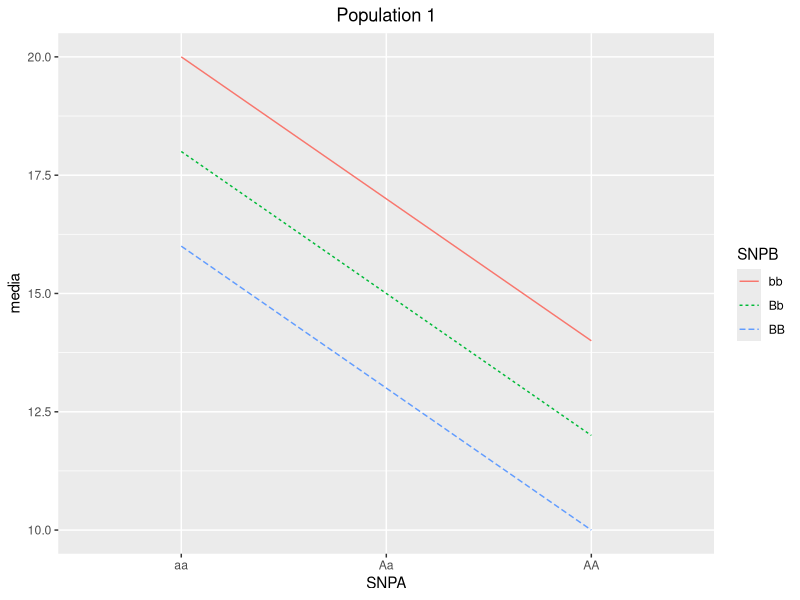
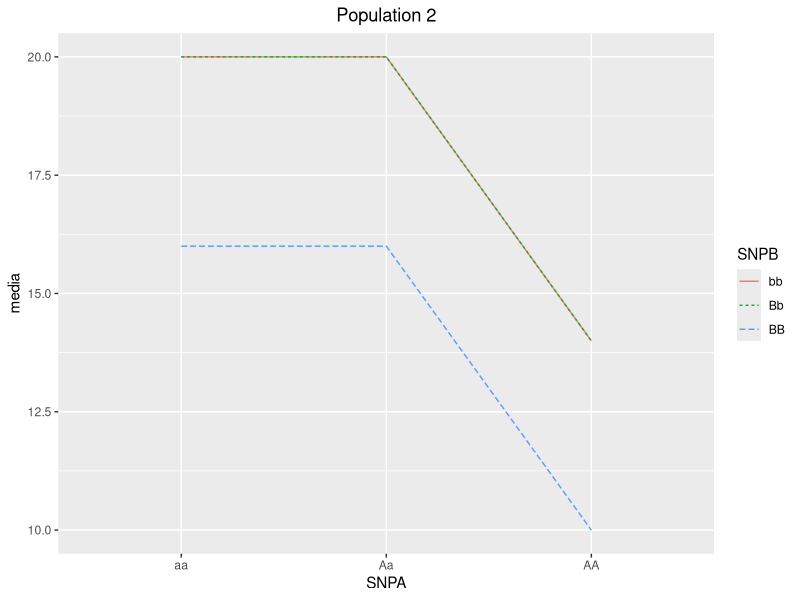
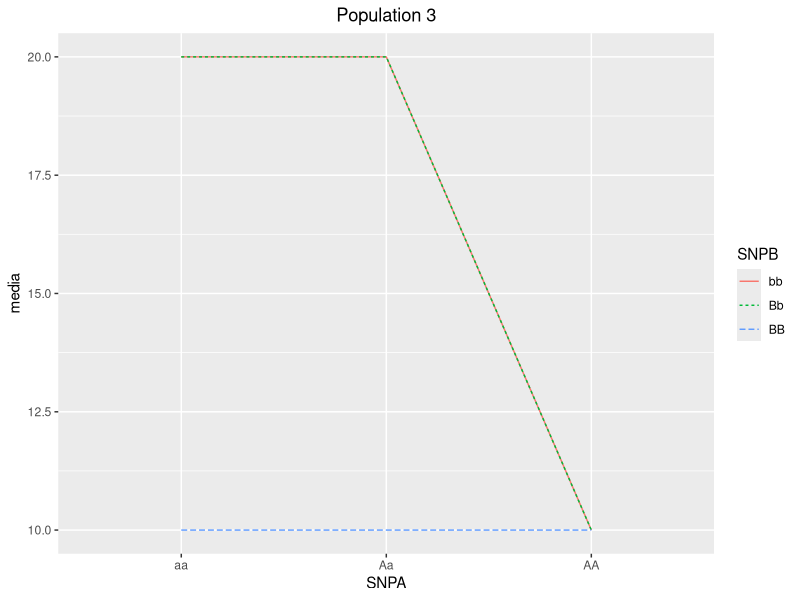
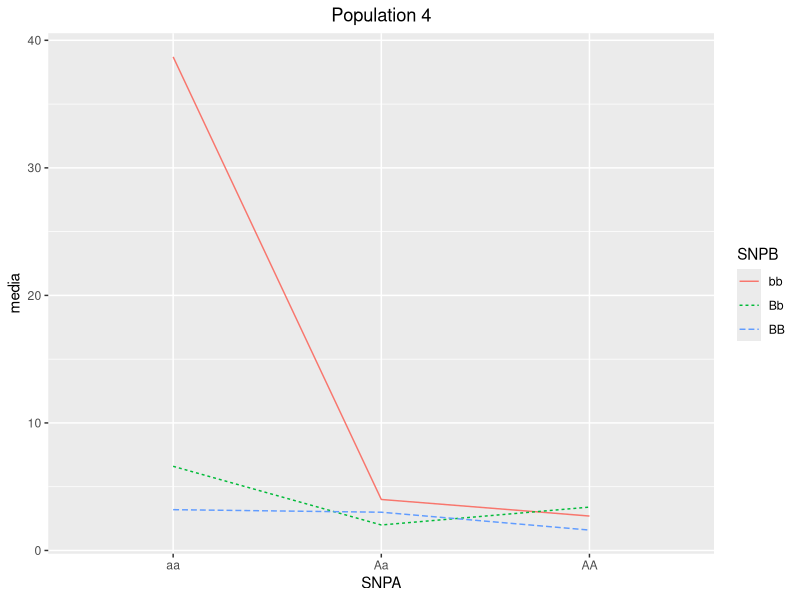
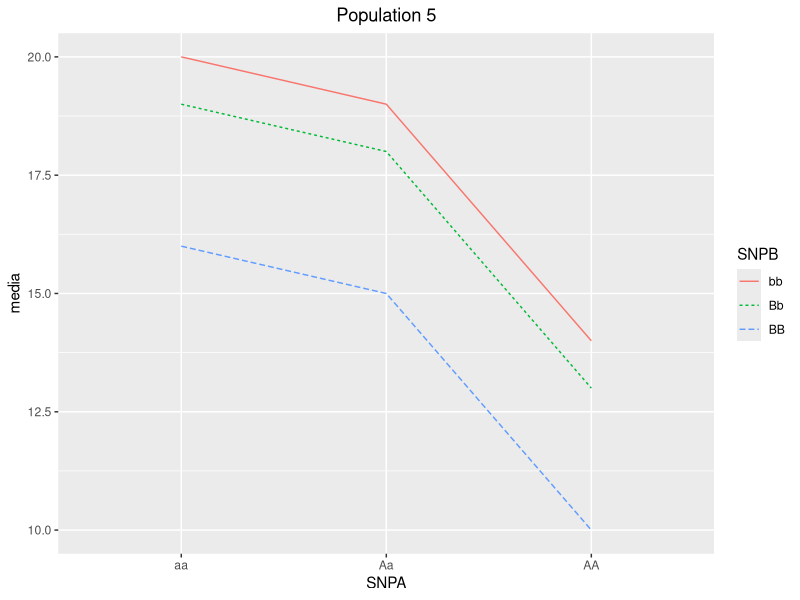
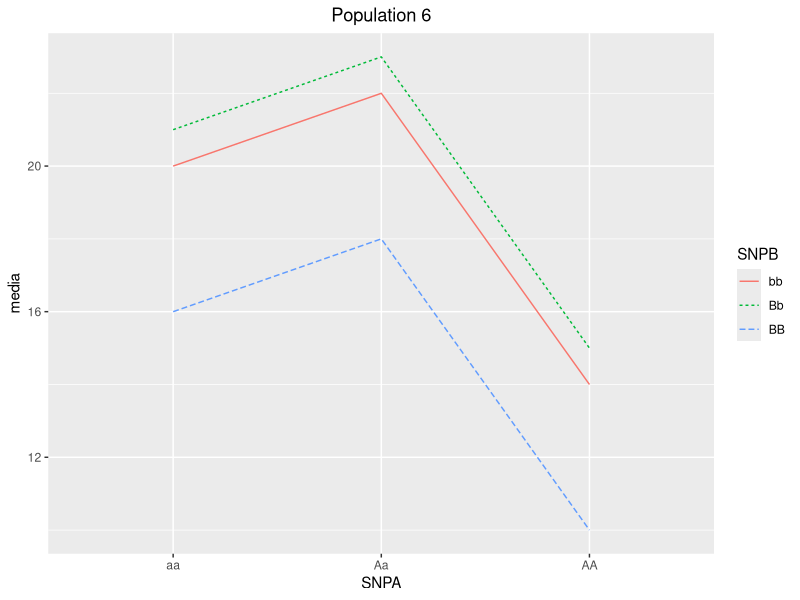
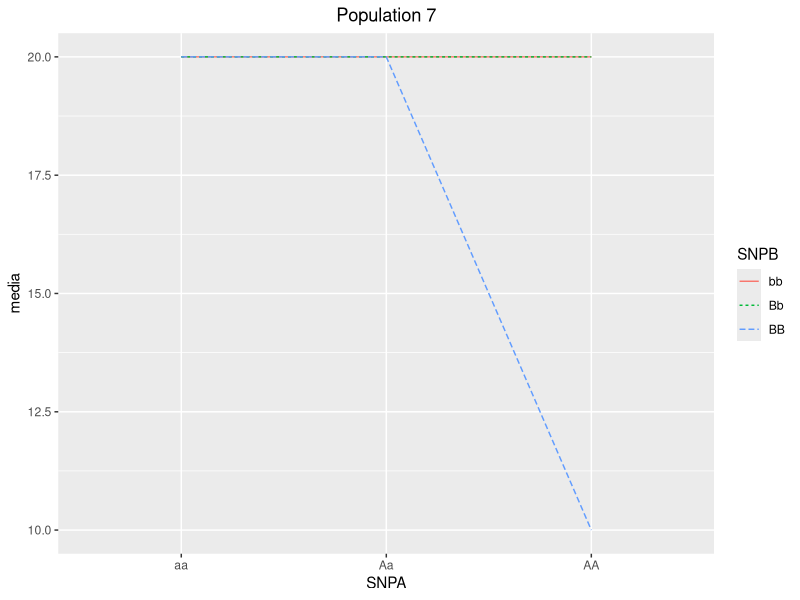

Reproduce these figures in R, in order.
## ---- chunk 1
library(rmarkdown)
## ---- chunk 2
library(reshape2)
## ---- chunk 3
#Genótipos
SNPA = c(rep(c("aa", "Aa", "AA"), 21))
SNPB = c(rep(c("bb", "Bb", "BB"), 21))

#vamos colocar os dados das sete populacoes num dataframe
# dados <- data.frame(P = c(rep(seq(1,7), each = 9)),
#                 value =  c(20, 18, 16, 17, 15, 13, 14, 12, 10,
#                            20, 20, 16, 20, 20, 16, 14, 14, 10,
#                            20, 20, 10, 20, 20, 10, 10, 10, 10,
#                            38.7, 6.6, 3.2, 4.0, 2.0, 3.0, 2.7, 3.4, 1.6,
#                            20, 19, 16, 19, 18, 15, 14, 13, 10,
#                            20, 21, 16, 22, 23, 18, 14, 15, 10,
#                            20, 20, 20, 20, 20, 20, 20, 20, 10),
#                 SNPA = c(rep(rep(c("aa", "Aa", "AA"), each = 3), 7)),
#                 SNPB = c(rep(c("bb", "Bb", "BB"), 21)))

p_list <- list(data.frame(media = c(20, 18, 16, 17, 15, 13, 14, 12, 10),
                     SNPA = c(rep(c("aa", "Aa", "AA"), each = 3)),
                     SNPB = c(rep(c("bb", "Bb", "BB"), 3))),
          data.frame(media = c(20, 20, 16, 20, 20, 16, 14, 14, 10),
                     SNPA = c(rep(c("aa", "Aa", "AA"), each = 3)),
                     SNPB = c(rep(c("bb", "Bb", "BB"), 3))),
          data.frame(media = c(20, 20, 10, 20, 20, 10, 10, 10, 10),
                     SNPA = c(rep(c("aa", "Aa", "AA"), each = 3)),
                     SNPB = c(rep(c("bb", "Bb", "BB"), 3))),
          data.frame(media = c(38.7, 6.6, 3.2, 4.0, 2.0, 3.0, 2.7, 3.4, 1.6),
                     SNPA = c(rep(c("aa", "Aa", "AA"), each = 3)),
                     SNPB = c(rep(c("bb", "Bb", "BB"), 3))),
          data.frame(media = c(20, 19, 16, 19, 18, 15, 14, 13, 10),
                     SNPA = c(rep(c("aa", "Aa", "AA"), each = 3)),
                     SNPB = c(rep(c("bb", "Bb", "BB"), 3))),
          data.frame(media = c(20, 21, 16, 22, 23, 18, 14, 15, 10),
                     SNPA = c(rep(c("aa", "Aa", "AA"), each = 3)),
                     SNPB = c(rep(c("bb", "Bb", "BB"), 3))),
          data.frame(media = c(20, 20, 20, 20, 20, 20, 20, 20, 10),
                     SNPA = c(rep(c("aa", "Aa", "AA"), each = 3)),
                     SNPB = c(rep(c("bb", "Bb", "BB"), 3)))
) 



       # aa = ifelse(SNPA == "aa", 1, 0),
       #          Aa = ifelse(SNPA == "Aa", 1, 0),
       #          AA = ifelse(SNPA == "AA", 1, 0),
       #          bb = ifelse(SNPB == "bb", 1, 0),
       #          Bb = ifelse(SNPB == "Bb", 1, 0),
       #          BB = ifelse(SNPB == "BB", 1, 0))

## ---- chunk 4
library(ggplot2)
## ---- chunk 5

# Construir gráficos de perfies de medias para cada população 
myplots<-lapply(p_list, function(pop)
p <- ggplot(pop) + 
     aes(x = SNPA, y = media, group = SNPB, color = SNPB) +
     geom_line(aes(linetype=SNPB, color=SNPB))
)

# printar os 7 graficos
par(mar = c(4, 4, .1, .1))
for (i in seq(1,7)) {
    print(myplots[[i]] + ggtitle(paste0("Population ", i)) +
              theme(plot.title = element_text(hjust = 0.5)))
}
